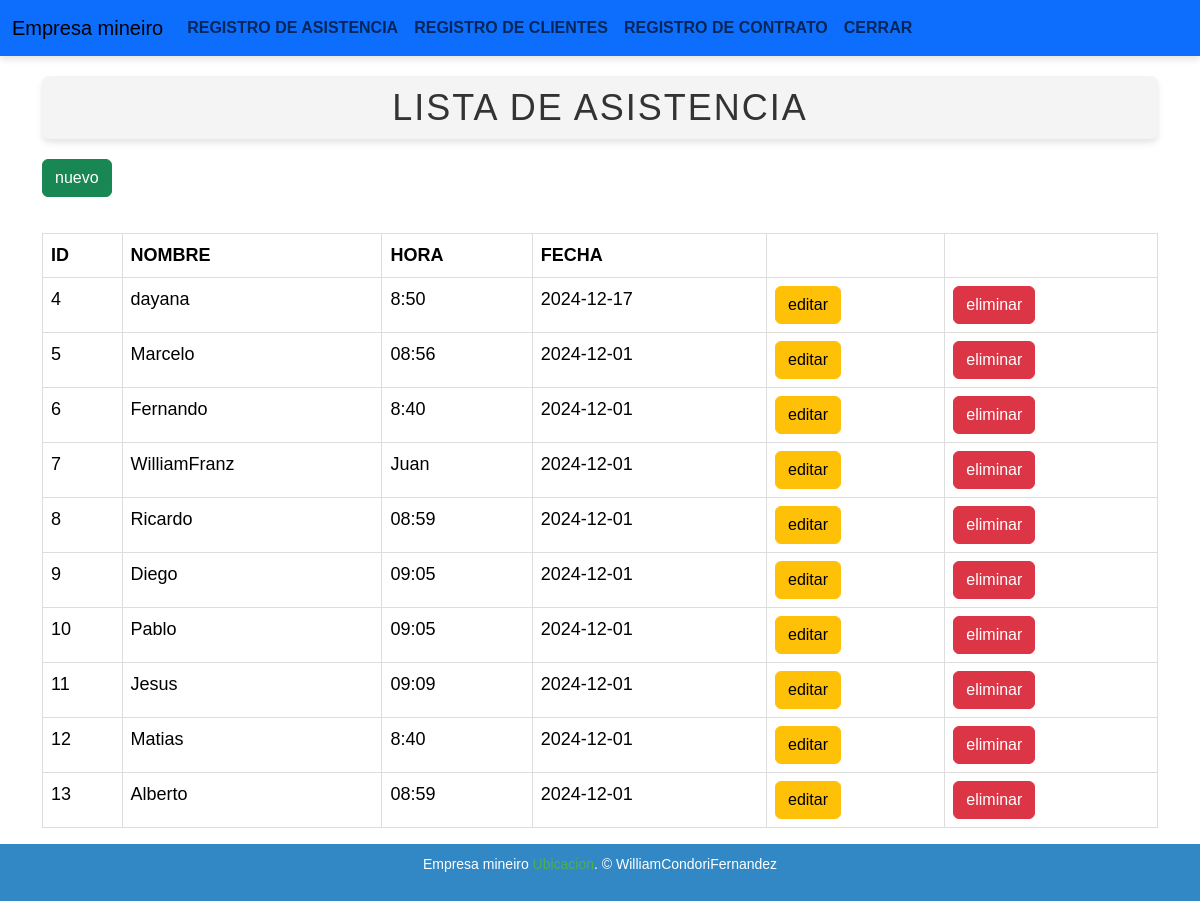
The app's page /asistencias/ with its own data.
### models/asistencia_model.py (models this page shows, shortened)
class Asistencia(db.Model):
    __tablename__ = "asistencias"
    id = db.Column(db.Integer,primary_key=True)
    nombre = db.Column(db.String(80),nullable=False)
    hora = db.Column(db.String(20),nullable=False)
    movil = db.Column(db.String,nullable=False)
    fecha = db.Column(db.String(20),nullable=False)
    @staticmethod
    def get_all():
        return Asistencia.query.all()

### controllers/asistencia_controller.py (the view)
@asistencia_bp.route("/")
def index():
    asistencias = Asistencia.get_all()
    return asistencia_view.list(asistencias)

### views/asistencia_view.py (called while the page is built)
def list(asistencias):
    return render_template('asistencias/index.html', asistencias=asistencias)

### templates/asistencias/index.html (shortened to what this page needs)
{% extends 'base.html' %}
{% block content%}
<h1>lista de asistencia</h1>
<a href="{{url_for('asistencia.create')}}" class="btn btn-success mb-3">nuevo</a>
<table class="table table striped">
<tr>
    <th>ID</th>
    <th>Nombre</th>
    <th>Hora</th>
    <th>Fecha</th>
    <th></th>
    <th></th>
</tr>
{% for item in asistencias %}
<tr>
    <td>{{item.id}}</td>
    <td>{{item.nombre}}</td>
    <td>{{item.hora}}</td>
    <td>{{item.fecha}}</td>
    <td>
        <a href="{{ url_for('asistencia.edit',id=item.id) }}" class="btn btn-warning">editar</a>
    </td>
    <td>
        <a href="{{ url_for('asistencia.delete',id=item.id) }} " class="btn btn-danger">eliminar</a>
    </td>
</tr>
{% endfor %}
</table>
{% endblock %}

### templates/base.html (shortened to what this page needs)
<!doctype html>
<html lang="es">
  <head>
    <link href="https://cdn.jsdelivr.net/npm/bootstrap@5.3.3/dist/css/bootstrap.min.css" rel="stylesheet">
  </head>
  <body>
    <nav class="navbar navbar-expand-lg navbar-primary bg-primary">
        <div class="container-fluid">
          <a class="navbar-brand" href="#">Empresa mineiro</a>
          <div class="collapse navbar-collapse" id="navbarNav">
            <ul class="navbar-nav">
              <li class="nav-item">
                <a class="nav-link " aria-current="page" href="/asistencias/"><b>REGISTRO DE ASISTENCIA</b></a>
              </li>
              <li class="nav-item">
                <a class="nav-link " href="/clientes/"><b>REGISTRO DE CLIENTES</b></a>
              </li>
              <li class="nav-item">
                <a class="nav-link " href="/contratos/"><b>REGISTRO DE CONTRATO</b></a>
              </li>
              <li class="nav-item">
                <a class="nav-link " href="{{ url_for('logout') }}"><b>CERRAR</b></a>
              </li>
            </ul>
          </div>
        </div>
      </nav>
    <div class="container">
       {% block content %}
       {% endblock %}
    </div>
    <footer>
      <p>Empresa mineiro <a href="https://www.google.com/maps" target="_blank" rel="noopener noreferrer">Ubicacion</a>. &copy; WilliamCondoriFernandez</p>
  </footer>
  </body>
</html>

### templates/base.html (style rules this page uses)
body { font-family: Arial, sans-serif; margin: 0; padding: 0; display: flex; flex-direction: column; justify-content: space-around; min-height: 100vh; background-color: #ffffff; }
footer { text-align: center; padding: 10px 20px; background-color: #3288c5; color: #fff; font-size: 14px; }
footer a { color: #4caf50; text-decoration: none; }
table { width: 100%; border-collapse: collapse; margin: 20px 0; font-size: 18px; text-align: left; }
th, td { border: 1px solid #ddd; padding: 12px; }
th { background-color: #4CAF50; color: white; text-transform: uppercase; }
tr:nth-child(even) { background-color: #f9f9f9; }
nav { background-color: #333; overflow: hidden; box-shadow: 0 4px 6px rgba(0, 0, 0, 0.1); }
nav ul { list-style-type: none; margin: 0; padding: 0; display: flex; justify-content: center; }
nav ul li { margin: 0; }
nav ul li a { display: block; color: white; text-decoration: none; padding: 14px 20px; font-size: 16px; transition: background-color 0.3s, color 0.3s; }
h1 { font-family: 'Arial Black', sans-serif; font-size: 36px; color: #333; text-align: center; margin: 20px 0; padding: 10px; background-color: #f4f4f4; border-radius: 8px; box-shadow: 0 4px 6px rgba(0, 0, 0, 0.1); text-transform: uppercase; letter-spacing: 2px; }

### records on screen
Asistencia: id "4", nombre "dayana", hora "8:50", fecha "2024-12-17"
Asistencia: id "5", nombre "Marcelo", hora "08:56", fecha "2024-12-01"
Asistencia: id "6", nombre "Fernando", hora "8:40", fecha "2024-12-01"
Asistencia: id "7", nombre "WilliamFranz", hora "Juan", fecha "2024-12-01"
Asistencia: id "8", nombre "Ricardo", hora "08:59", fecha "2024-12-01"
Asistencia: id "9", nombre "Diego", hora "09:05", fecha "2024-12-01"
Asistencia: id "10", nombre "Pablo", hora "09:05", fecha "2024-12-01"
Asistencia: id "11", nombre "Jesus", hora "09:09", fecha "2024-12-01"
Asistencia: id "12", nombre "Matias", hora "8:40", fecha "2024-12-01"
Asistencia: id "13", nombre "Alberto", hora "08:59", fecha "2024-12-01"
